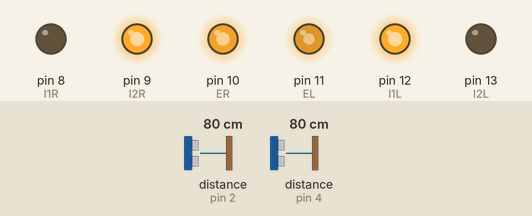
Simulated run of this sketch. Board: Arduino Uno, built with avr-gcc and run on an emulated ATmega328P. On the bench: output pins drawn as LEDs (lit = HIGH). Wiring (inferred from the names in the program): 2 × ultrasonic range finder: trigger pin 3, echo pin 2 / trigger pin 5, echo pin 4. Dashed ring = blinking. The inputs (shaded band) are chosen by the test bench; at power-on: distance to the obstacle (sensors on pin 2, pin 4) 80 cm. The echo pulse lasts 58.3 µs per cm; pins used as bus, display or sensor lines are not drawn.

Above: at 1.2 s.
1.3 s: distance to the obstacle (sensor on pin 2) set to 2 cm
At 2.4 s:
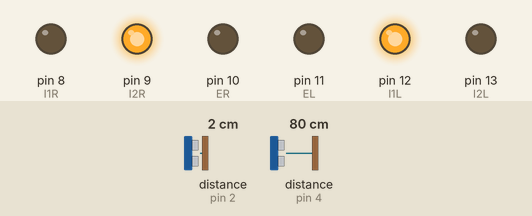
4.3 s: distance to the obstacle (sensor on pin 4) set to 2 cm
At 4.59 s:
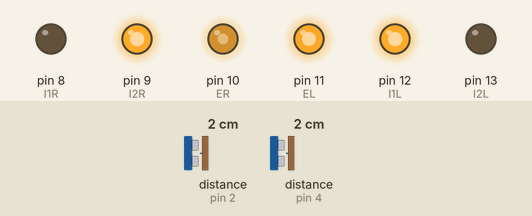
7.3 s: distance to the obstacle (sensor on pin 2) set to 120 cm
At 7.51 s:
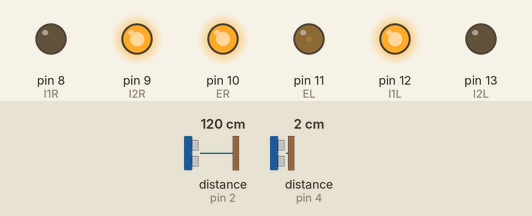
10.3 s: distance to the obstacle (sensor on pin 4) set to 250 cm
At 10.57 s:
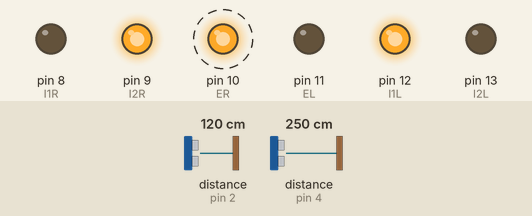
13.3 s: distance to the obstacle (sensor on pin 4) set to 4 cm
16.3 s: distance to the obstacle (sensor on pin 2) set to 4 cm
Timing chart, 0 to 20.3 s (numbered marks = the images above; inputs shaded):
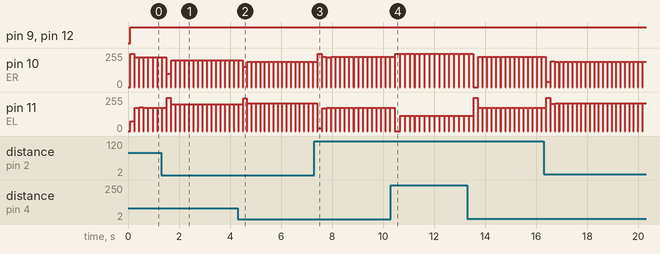

The sketch:

sensor_motor_speed.ino
```cpp
#define ER 10  // Enable Pin for right motor
#define EL 11  // Enable Pin for left motor

#define I1R 8  // Control pin 1 for motor 1
#define I2R 9  // Control pin 2 for motor 1
#define I1L 12  // Control pin 1 for motor 2
#define I2L 13  // Control pin 2 for motor 2

// Define echo and trigger pins for sensors

//Left Sensor
#define echoPinL 2
#define trigPinL 3

//Front Sensor
#define echoPinF 4
#define trigPinF 5

//Right Sensor
#define echoPinR 6
#define trigPinR 7

long last_distance;

//Initialising PID constants
float Kp = 0.3; //~0.7 - 1 seems to work on smoother surfaces
float Ki = 0.002;
float Kd = 1.3;

//Initialising PID variables
float integral = 0;
float derivative = 0;
float last_error = 0;
float error = 0;

//Nominated velocity and distance from wall the car aims to keep
int vNomR = 200;//150;
int vNomL = 200;
int dNom = 30;
int VR, VL;

float threshold = 20;

void setup() {

    Serial.begin(9600);

    pinMode(ER, OUTPUT);
    pinMode(EL, OUTPUT);

    pinMode(I1R, OUTPUT);
    pinMode(I2R, OUTPUT);
    pinMode(I1L, OUTPUT);
    pinMode(I2L, OUTPUT);

    pinMode(trigPinL, OUTPUT);
    pinMode(trigPinF, OUTPUT);
    pinMode(trigPinR, OUTPUT);

    pinMode(echoPinL, INPUT);
    pinMode(echoPinF, INPUT);
    pinMode(echoPinR, INPUT);
}

void loop() {

    //Get distances from each sensor
    long distanceL = getDistance(trigPinL, echoPinL);
    long distanceF = getDistance(trigPinF, echoPinF);
    delay(50);
    //long distanceR = getDistance(trigPinR, echoPinR);

    digitalWrite(ER, LOW);
    digitalWrite(EL, LOW);
    delay(20);

    //Follow wall, move forward if less than 50cm away from wall
    //If distance is moving further away also readjust more
    float front_error = 50 - distanceF;
    if(front_error < 0) front_error = abs(front_error);
    else front_error = 0;

    error = distanceL - dNom + front_error;

    //PID calculations
    if(abs(error) < threshold){
      integral = integral + error;
    }
    else{
      integral=0;
    }

    derivative = error - last_error;
    last_error = error;
    last_distance = distanceL;

    //Right motor set to move faster as we want to be turning anticlockwise into wall/around corners when distance is too large
    VR = vNomR + Kp*error + derivative*Kd + integral * Ki;
    VL = vNomL - Kp*error - derivative*Kd - integral * Ki;

    //Set min and max for each velocity (0-250)
    if(VR > 250) VR = 250;
    if(VR < 0) VR = 0;
    if(VL > 250) VL = 250;
    if(VL < 0) VL = 0;

    //Set speeds of motors
    analogWrite(ER, VR);
    analogWrite(EL, VL);

    //low high high low makes motors go forward
    digitalWrite(I1R, LOW);
    digitalWrite(I2R, HIGH);
    digitalWrite(I1L, HIGH);
    digitalWrite(I2L, LOW);

    delay(100);
}

long getDistance (int trigPin, int echoPin){

    //The following trigPin/echoPin cycle is used to determine the distance of the nearest object by bouncing soundwaves off of it.
    digitalWrite(trigPin, LOW);
    delayMicroseconds(2);
    digitalWrite(trigPin, HIGH);
    delayMicroseconds(10);
    digitalWrite(trigPin, LOW);
    long duration = pulseIn(echoPin, HIGH);

    //Calculate the distance (in cm) based on the speed of sound.
    long distance = duration/58.2;

    return distance;
}
```
